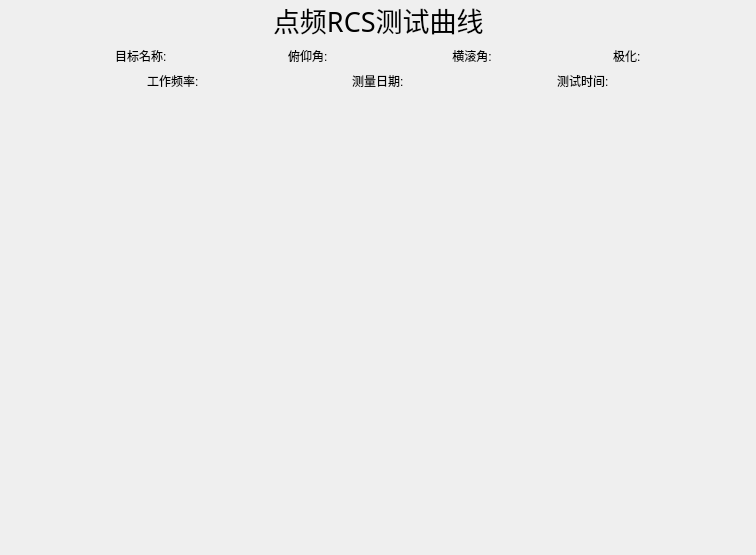
<?xml version="1.0" encoding="UTF-8"?>
<ui version="4.0">
 <class>ViewFormRCS</class>
 <widget class="QWidget" name="ViewFormRCS">
  <property name="geometry">
   <rect>
    <x>0</x>
    <y>0</y>
    <width>756</width>
    <height>555</height>
   </rect>
  </property>
  <property name="windowTitle">
   <string>Form</string>
  </property>
  <layout class="QVBoxLayout" name="verticalLayout_2" stretch="1,7">
   <property name="leftMargin">
    <number>0</number>
   </property>
   <property name="topMargin">
    <number>0</number>
   </property>
   <property name="rightMargin">
    <number>0</number>
   </property>
   <property name="bottomMargin">
    <number>0</number>
   </property>
   <item>
    <layout class="QVBoxLayout" name="verticalLayout">
     <item>
      <layout class="QHBoxLayout" name="horizontalLayout">
       <item>
        <spacer name="horizontalSpacer">
         <property name="orientation">
          <enum>Qt::Horizontal</enum>
         </property>
         <property name="sizeHint" stdset="0">
          <size>
           <width>40</width>
           <height>20</height>
          </size>
         </property>
        </spacer>
       </item>
       <item>
        <widget class="QLabel" name="label">
         <property name="font">
          <font>
           <family>新宋体</family>
           <pointsize>20</pointsize>
          </font>
         </property>
         <property name="text">
          <string>点频RCS测试曲线</string>
         </property>
        </widget>
       </item>
       <item>
        <spacer name="horizontalSpacer_2">
         <property name="orientation">
          <enum>Qt::Horizontal</enum>
         </property>
         <property name="sizeHint" stdset="0">
          <size>
           <width>40</width>
           <height>20</height>
          </size>
         </property>
        </spacer>
       </item>
      </layout>
     </item>
     <item>
      <layout class="QHBoxLayout" name="horizontalLayout_2">
       <item>
        <spacer name="horizontalSpacer_3">
         <property name="orientation">
          <enum>Qt::Horizontal</enum>
         </property>
         <property name="sizeHint" stdset="0">
          <size>
           <width>40</width>
           <height>20</height>
          </size>
         </property>
        </spacer>
       </item>
       <item>
        <widget class="QLabel" name="label_2">
         <property name="text">
          <string>目标名称:</string>
         </property>
        </widget>
       </item>
       <item>
        <spacer name="horizontalSpacer_4">
         <property name="orientation">
          <enum>Qt::Horizontal</enum>
         </property>
         <property name="sizeHint" stdset="0">
          <size>
           <width>40</width>
           <height>20</height>
          </size>
         </property>
        </spacer>
       </item>
       <item>
        <widget class="QLabel" name="label_3">
         <property name="text">
          <string>俯仰角:</string>
         </property>
        </widget>
       </item>
       <item>
        <spacer name="horizontalSpacer_5">
         <property name="orientation">
          <enum>Qt::Horizontal</enum>
         </property>
         <property name="sizeHint" stdset="0">
          <size>
           <width>40</width>
           <height>20</height>
          </size>
         </property>
        </spacer>
       </item>
       <item>
        <widget class="QLabel" name="label_4">
         <property name="text">
          <string> 横滚角:</string>
         </property>
        </widget>
       </item>
       <item>
        <spacer name="horizontalSpacer_6">
         <property name="orientation">
          <enum>Qt::Horizontal</enum>
         </property>
         <property name="sizeHint" stdset="0">
          <size>
           <width>40</width>
           <height>20</height>
          </size>
         </property>
        </spacer>
       </item>
       <item>
        <widget class="QLabel" name="label_5">
         <property name="text">
          <string>极化:</string>
         </property>
        </widget>
       </item>
       <item>
        <spacer name="horizontalSpacer_7">
         <property name="orientation">
          <enum>Qt::Horizontal</enum>
         </property>
         <property name="sizeHint" stdset="0">
          <size>
           <width>40</width>
           <height>20</height>
          </size>
         </property>
        </spacer>
       </item>
      </layout>
     </item>
     <item>
      <layout class="QHBoxLayout" name="horizontalLayout_3">
       <item>
        <spacer name="horizontalSpacer_8">
         <property name="orientation">
          <enum>Qt::Horizontal</enum>
         </property>
         <property name="sizeHint" stdset="0">
          <size>
           <width>37</width>
           <height>17</height>
          </size>
         </property>
        </spacer>
       </item>
       <item>
        <widget class="QLabel" name="label_6">
         <property name="text">
          <string>工作频率:</string>
         </property>
        </widget>
       </item>
       <item>
        <spacer name="horizontalSpacer_9">
         <property name="orientation">
          <enum>Qt::Horizontal</enum>
         </property>
         <property name="sizeHint" stdset="0">
          <size>
           <width>37</width>
           <height>17</height>
          </size>
         </property>
        </spacer>
       </item>
       <item>
        <widget class="QLabel" name="label_7">
         <property name="text">
          <string>测量日期:</string>
         </property>
        </widget>
       </item>
       <item>
        <spacer name="horizontalSpacer_10">
         <property name="orientation">
          <enum>Qt::Horizontal</enum>
         </property>
         <property name="sizeHint" stdset="0">
          <size>
           <width>48</width>
           <height>17</height>
          </size>
         </property>
        </spacer>
       </item>
       <item>
        <widget class="QLabel" name="label_8">
         <property name="text">
          <string>测试时间:</string>
         </property>
        </widget>
       </item>
       <item>
        <spacer name="horizontalSpacer_11">
         <property name="orientation">
          <enum>Qt::Horizontal</enum>
         </property>
         <property name="sizeHint" stdset="0">
          <size>
           <width>48</width>
           <height>17</height>
          </size>
         </property>
        </spacer>
       </item>
      </layout>
     </item>
    </layout>
   </item>
   <item>
    <widget class="QWidget" name="widget" native="true"/>
   </item>
  </layout>
 </widget>
 <resources/>
 <connections/>
</ui>
